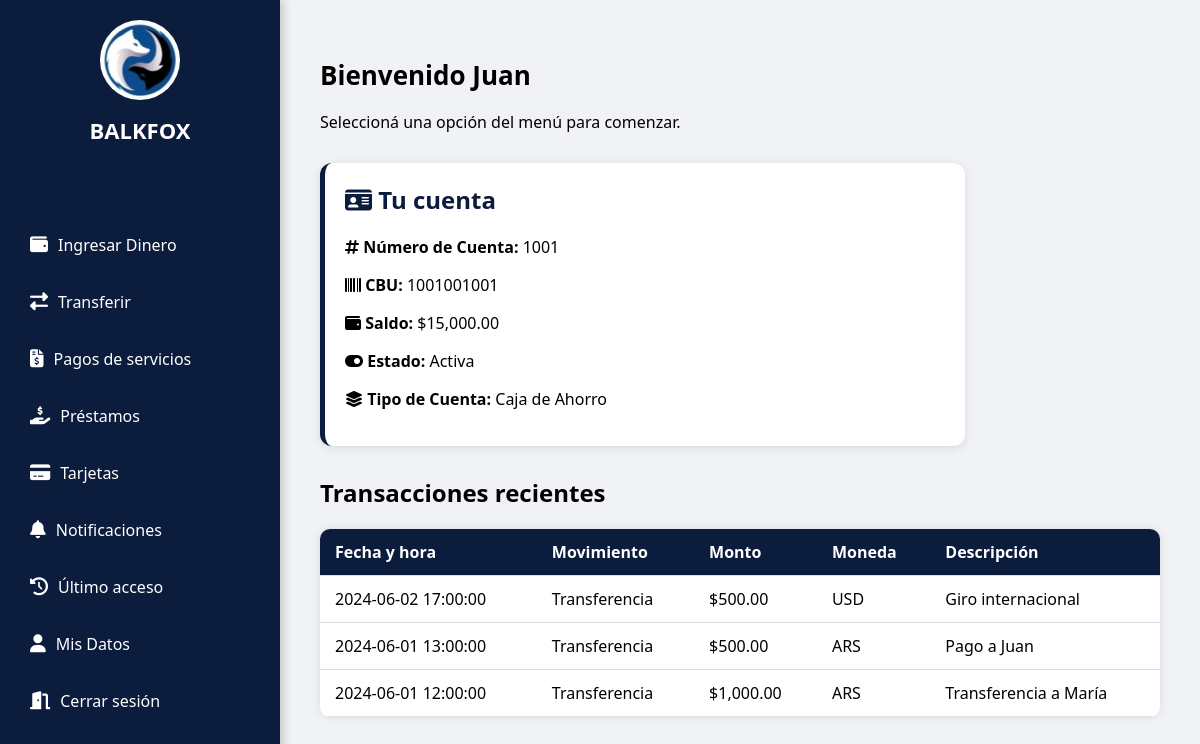
Screenshot of /menu.php (signed in) with the database file from the repository.
### tables this page shows
CREATE TABLE USUARIO (
  idUSUARIO INT NOT NULL AUTO_INCREMENT PRIMARY KEY,
  USUARIO_nombre VARCHAR(50),
  USUARIO_apellido VARCHAR(45),
  USUARIO_contrasena VARCHAR(100),
  USUARIO_correo_direccion VARCHAR(100)
);

CREATE TABLE CUENTA_BANCARIA (
  idCUENTA_BANCARIA INT NOT NULL AUTO_INCREMENT PRIMARY KEY,
  CUENTA_BANCARIA_tipo_de_cuenta VARCHAR(45),
  CUENTA_BANCARIA_numero_de_cuenta BIGINT,
  CUENTA_BANCARIA_cbu BIGINT UNIQUE,
  CUENTA_BANCARIA_alias VARCHAR(45) UNIQUE,
  CUENTA_BANCARIA_saldo DECIMAL(10,2),
  CUENTA_BANCARIA_estado ENUM('Activa','Inactiva'),
  USUARIO_idUSUARIO INT,
  LOGIN_idLOGIN INT,
  FOREIGN KEY (USUARIO_idUSUARIO) REFERENCES USUARIO(idUSUARIO),
  FOREIGN KEY (LOGIN_idLOGIN) REFERENCES LOGIN(idLOGIN)
);

CREATE TABLE TRANSACCIONES (
  idTRANSACCIONES INT NOT NULL AUTO_INCREMENT PRIMARY KEY,
  TRANSACCIONES_monto DECIMAL(10,2),
  TRANSACCIONES_moneda VARCHAR(10),
  TRANSACCIONES_fecha_y_hora DATETIME,
  TRANSACCIONES_cuenta_origen INT,
  TRANSACCIONES_cuenta_destino INT,
  TRANSACCIONES_descripcion VARCHAR(100),
  TRANSACCIONES_tipo_de_movimiento VARCHAR(50),
  TRANSACCIONES_estado VARCHAR(45),
  TARJETA_idTARJETA INT,
  PRESTAMO_idPRESTAMO INT,
  FOREIGN KEY (TARJETA_idTARJETA) REFERENCES TARJETA(idTARJETA),
  FOREIGN KEY (PRESTAMO_idPRESTAMO) REFERENCES PRESTAMO(idPRESTAMO)
);

### menu.php (the view, shortened to what this page needs)
<?php
include("conexion.php");
$usuario_id = $_SESSION["usuario_id"];
$sql = "SELECT USUARIO_nombre, USUARIO_apellido FROM USUARIO WHERE idUSUARIO = ?";
$stmt = $conexion->prepare($sql);
$stmt->bind_param("i", $usuario_id);
$stmt->execute();
$resultado = $stmt->get_result();
$usuario = $resultado->fetch_assoc();
$sql_cuenta = "SELECT CUENTA_BANCARIA_numero_de_cuenta FROM CUENTA_BANCARIA WHERE USUARIO_idUSUARIO = ? AND CUENTA_BANCARIA_estado = 'Activa' LIMIT 1";
$stmt_cuenta = $conexion->prepare($sql_cuenta);
$stmt_cuenta->bind_param("i", $usuario_id);
$stmt_cuenta->execute();
$res_cuenta = $stmt_cuenta->get_result();
$cuenta = $res_cuenta->fetch_assoc();
$transacciones = [];
if ($cuenta) {
    $nro_cuenta = $cuenta["CUENTA_BANCARIA_numero_de_cuenta"];
    $sql = "SELECT TRANSACCIONES_fecha_y_hora, TRANSACCIONES_monto, TRANSACCIONES_tipo_de_movimiento,
                   TRANSACCIONES_descripcion, TRANSACCIONES_moneda
            FROM TRANSACCIONES
            WHERE TRANSACCIONES_cuenta_origen = ? OR TRANSACCIONES_cuenta_destino = ?
            ORDER BY TRANSACCIONES_fecha_y_hora DESC LIMIT 10";
    $stmt = $conexion->prepare($sql);
    $stmt->bind_param("ii", $nro_cuenta, $nro_cuenta);
    $stmt->execute();
    $transacciones = $stmt->get_result();
}
?>
<!DOCTYPE html>
<html lang="es">
<head>
  <link rel="stylesheet" href="https://cdnjs.cloudflare.com/ajax/libs/font-awesome/6.5.0/css/all.min.css">
</head>
<body>
  <div class="sidebar">
    <div class="logo-container">
      <img src="logo.png" alt="Logo Balkfox" class="logo">
      <h2>BALKFOX</h2>
    </div>
    <ul>
      <li><a href="ingresar_dinero.php"><i class="fa-solid fa-wallet"></i> Ingresar Dinero</a></li>
      <li><a href="transferir.php"><i class="fa-solid fa-right-left"></i> Transferir</a></li>
      <li><a href="pagos_y_servicios.php"><i class="fa-solid fa-file-invoice-dollar"></i> Pagos de servicios</a></li>
      <li><a href="prestamos.php"><i class="fa-solid fa-hand-holding-dollar"></i> Préstamos</a></li>
      <li><a href="tarjetas.php"><i class="fa-solid fa-credit-card"></i> Tarjetas</a></li>
      <li><a href="notificaciones.php"><i class="fa-solid fa-bell"></i> Notificaciones</a></li>
      <li><a href="ultimo_acceso.php"><i class="fa-solid fa-clock-rotate-left"></i> Último acceso</a></li>
      <li><a href="persona.php"><i class="fa-solid fa-user"></i> Mis Datos</a></li>
      <li><a href="logout.php"><i class="fa-solid fa-door-open"></i> Cerrar sesión</a></li>
    </ul>
  </div>
  <div class="contenido">
    <h1>Bienvenido <?= htmlspecialchars($usuario["USUARIO_nombre"] ?? '') ?></h1>
    <p>Seleccioná una opción del menú para comenzar.</p>
    <?php if ($cuenta): ?>
      <?php
        $sql_info = "SELECT CUENTA_BANCARIA_cbu, CUENTA_BANCARIA_saldo, CUENTA_BANCARIA_estado, CUENTA_BANCARIA_tipo_de_cuenta
                     FROM CUENTA_BANCARIA
                     WHERE CUENTA_BANCARIA_numero_de_cuenta = ?";
        $stmt_info = $conexion->prepare($sql_info);
        $stmt_info->bind_param("i", $cuenta["CUENTA_BANCARIA_numero_de_cuenta"]);
        $stmt_info->execute();
        $res_info = $stmt_info->get_result();
        $info = $res_info->fetch_assoc();
      ?>
      <div style="
          background-color: white;
          padding: 20px;
          margin: 30px 0;
          border-radius: 12px;
          box-shadow: 0 2px 10px rgba(0,0,0,0.1);
          max-width: 600px;
          border-left: 5px solid #0c1c3d;
      ">
        <h2 style="margin-top: 0; color: #0c1c3d;"><i class="fas fa-id-card"></i> Tu cuenta</h2>
        <p><i class="fas fa-hashtag"></i> <strong>Número de Cuenta:</strong> <?= htmlspecialchars($cuenta["CUENTA_BANCARIA_numero_de_cuenta"]) ?></p>
        <?php if ($info): ?>
          <p><i class="fas fa-barcode"></i> <strong>CBU:</strong> <?= htmlspecialchars($info["CUENTA_BANCARIA_cbu"]) ?></p>
          <p><i class="fas fa-wallet"></i> <strong>Saldo:</strong> $<?= number_format($info["CUENTA_BANCARIA_saldo"], 2) ?></p>
          <p><i class="fas fa-toggle-on"></i> <strong>Estado:</strong> <?= htmlspecialchars($info["CUENTA_BANCARIA_estado"]) ?></p>
          <p><i class="fas fa-layer-group"></i> <strong>Tipo de Cuenta:</strong> <?= htmlspecialchars($info["CUENTA_BANCARIA_tipo_de_cuenta"]) ?></p>
        <?php endif; ?>
      </div>
    <?php endif; ?>
    <h2>Transacciones recientes</h2>
    <?php if ($cuenta && $transacciones->num_rows > 0): ?>
      <table>
        <thead>
          <tr>
            <th>Fecha y hora</th>
            <th>Movimiento</th>
            <th>Monto</th>
            <th>Moneda</th>
            <th>Descripción</th>
          </tr>
        </thead>
        <tbody>
          <?php while ($fila = $transacciones->fetch_assoc()): ?>
            <tr>
              <td><?= htmlspecialchars($fila['TRANSACCIONES_fecha_y_hora']) ?></td>
              <td><?= htmlspecialchars($fila['TRANSACCIONES_tipo_de_movimiento']) ?></td>
              <td>$<?= number_format($fila['TRANSACCIONES_monto'], 2) ?></td>
              <td><?= htmlspecialchars($fila['TRANSACCIONES_moneda']) ?></td>
              <td><?= htmlspecialchars($fila['TRANSACCIONES_descripcion']) ?></td>
            </tr>
          <?php endwhile; ?>
        </tbody>
      </table>
    <?php elseif (!$cuenta): ?>
      <p>No tenés cuentas activas.</p>
    <?php else: ?>
      <p>No hay transacciones registradas.</p>
    <?php endif; ?>
  </div>
</body>
</html>

### menu.php (style rules this page uses)
body { margin: 0; font-family: 'Segoe UI', sans-serif; display: flex; flex-direction: row; background-color: #f0f2f5; }
.sidebar { width: 240px; background-color: #0c1c3d; color: white; padding: 20px; box-shadow: 3px 0 10px rgba(0, 0, 0, 0.2); display: flex; flex-direction: column; align-items: center; }
.logo-container { text-align: center; margin-bottom: 30px; }
.logo { width: 80px; height: 80px; border-radius: 50%; transition: transform 0.3s ease; }
.logo-container h2 { margin-top: 10px; font-size: 22px; font-weight: bold; color: #ffffff; }
ul { list-style: none; padding: 0; width: 100%; }
ul li { margin: 15px 0; }
ul li a { text-decoration: none; color: white; display: flex; align-items: center; padding: 10px; border-radius: 8px; transition: background-color 0.3s; }
ul li a i { margin-right: 10px; font-size: 18px; }
.contenido { flex: 1; padding: 40px; min-width: 0; box-sizing: border-box; }
h1 { font-size: 26px; }
table { width: 100%; border-collapse: collapse; margin-top: 20px; background-color: white; border-radius: 10px; overflow: hidden; box-shadow: 0 0 8px rgba(0,0,0,0.1); }
th, td { padding: 12px 15px; text-align: left; border-bottom: 1px solid #ddd; }
th { background-color: #0c1c3d; color: white; }

### rows the page displays
usuario: USUARIO_nombre "Juan"
cuenta_bancaria: CUENTA_BANCARIA_numero_de_cuenta "1001", CUENTA_BANCARIA_cbu "1001001001", CUENTA_BANCARIA_saldo "15,000.00", CUENTA_BANCARIA_estado "Activa", CUENTA_BANCARIA_tipo_de_cuenta "Caja de Ahorro"
transacciones: TRANSACCIONES_fecha_y_hora "2024-06-02 17:00:00", TRANSACCIONES_tipo_de_movimiento "Transferencia", TRANSACCIONES_monto "500.00", TRANSACCIONES_moneda "USD", TRANSACCIONES_descripcion "Giro internacional"
transacciones: TRANSACCIONES_fecha_y_hora "2024-06-01 13:00:00", TRANSACCIONES_tipo_de_movimiento "Transferencia", TRANSACCIONES_monto "500.00", TRANSACCIONES_moneda "ARS", TRANSACCIONES_descripcion "Pago a Juan"
transacciones: TRANSACCIONES_fecha_y_hora "2024-06-01 12:00:00", TRANSACCIONES_tipo_de_movimiento "Transferencia", TRANSACCIONES_monto "1,000.00", TRANSACCIONES_moneda "ARS", TRANSACCIONES_descripcion "Transferencia a María"
